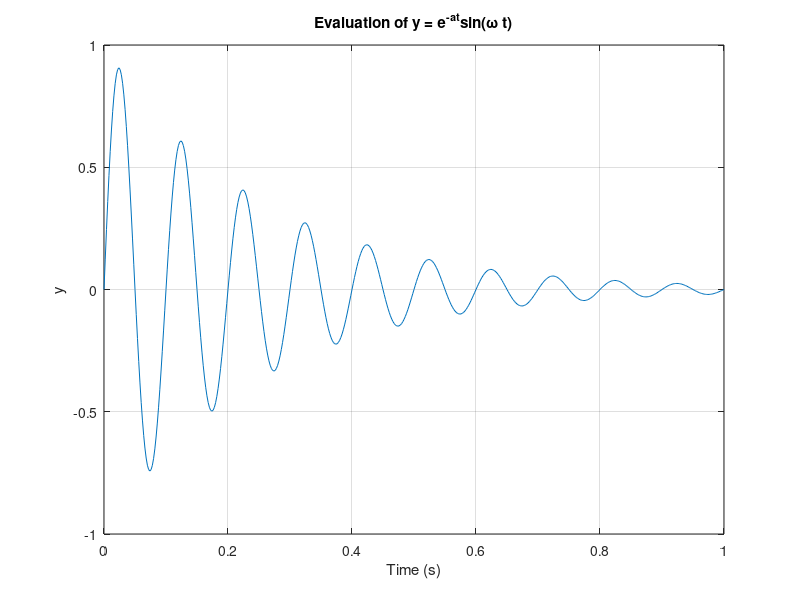

Write MATLAB code to recreate this figure.
a = 1 / 0.25;
f = 10;         % Frequency in Hz
omega = 2 * pi * f;
t = 0:0.002:1;
y = exp(-a * t) .* sin(omega * t);
plot(t, y);
xlabel('Time (s)');
ylabel('y');
title('Evaluation of y = e^{-at}sin(\omega t)');
grid on;

tau = 1/a;
peak_1tau = interp1(t, y, 1*tau);
peak_4tau = interp1(t, y, 4*tau);
% Display the results
disp('Peak value at t = 1tau:');
disp(peak_1tau);

disp('Peak value at t = 4tau:');
disp(peak_4tau);